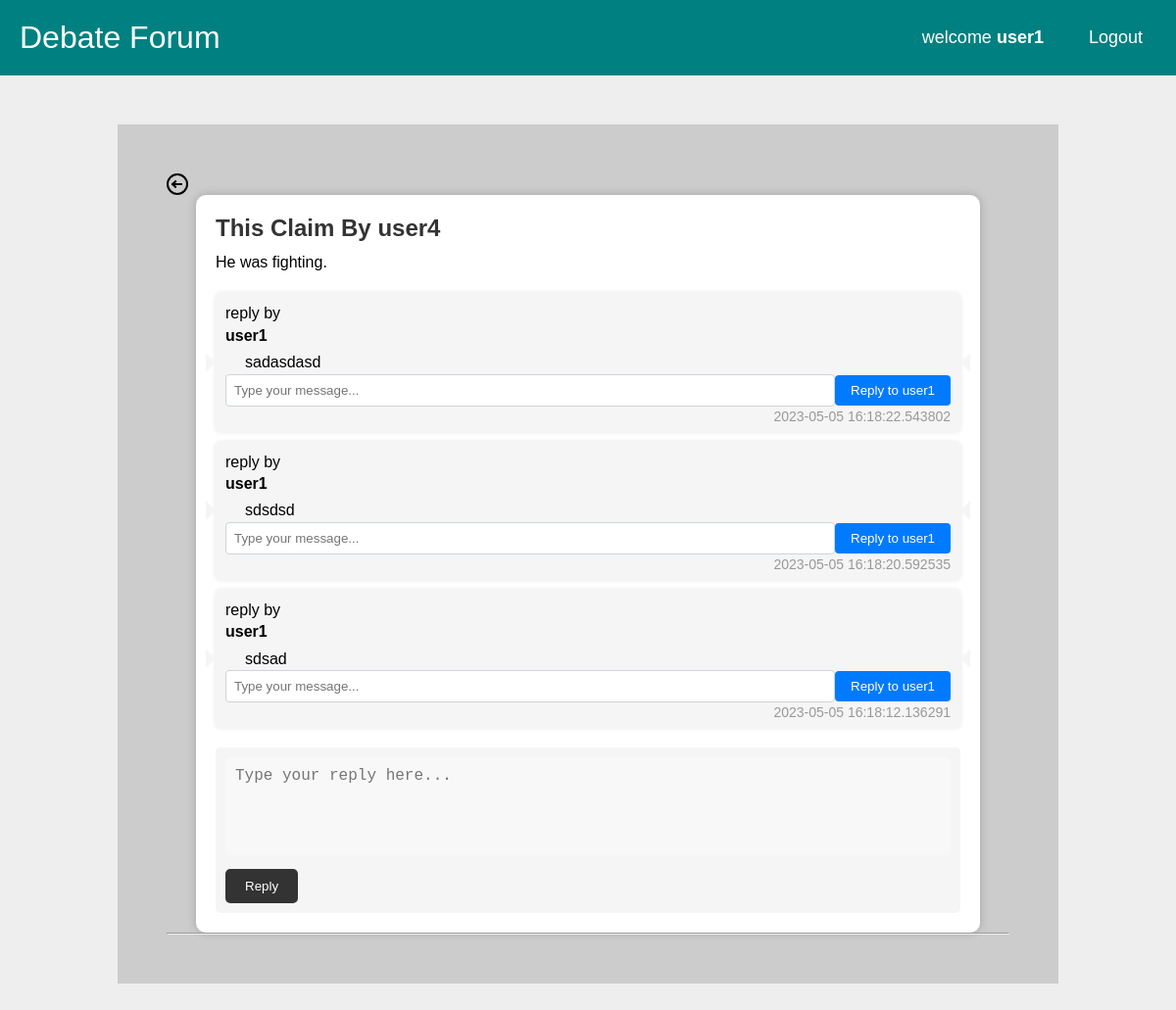
Page /claim_page/1 (signed in) on the committed database.
### tables this page shows
CREATE TABLE user (
    userID INTEGER NOT NULL PRIMARY KEY AUTOINCREMENT, -- Integer user ID / key
    userName TEXT NOT NULL,                            -- Login username
    passwordHash BLOB NOT NULL,                        -- Hashed password (bytes in python)
    isAdmin BOOLEAN NOT NULL,                          -- If user is admin or not. Ignore if not implementing admin
    creationTime TIMESTAMP NOT NULL DEFAULT CURRENT_TIMESTAMP,      -- Time user was created
    lastVisit TIMESTAMP NOT NULL DEFAULT CURRENT_TIMESTAMP -- User's last visit, for showing new content when they return
);

CREATE TABLE claim (
    claimID INTEGER NOT NULL PRIMARY KEY AUTOINCREMENT,   -- CLaim ID number
    topic INTEGER NOT NULL REFERENCES topic(topicID) ON DELETE CASCADE ON UPDATE CASCADE, -- FK of claim
    postingUser INTEGER REFERENCES user(userID) ON DELETE SET NULL ON UPDATE CASCADE, -- FK of poisting user
    creationTime TIMESTAMP NOT NULL DEFAULT CURRENT_TIMESTAMP,   -- Time topic was created
    updateTime TIMESTAMP NOT NULL DEFAULT CURRENT_TIMESTAMP,      -- Last time a reply was added
    text TEXT NOT NULL                                   -- Actual text
);

CREATE TABLE replyText (
    replyTextID INTEGER NOT NULL PRIMARY KEY AUTOINCREMENT,                           -- Reply ID
    postingUser INTEGER REFERENCES user(userID) ON DELETE SET NULL ON UPDATE CASCADE, -- FK of posting user
    creationTime TIMESTAMP NOT NULL DEFAULT CURRENT_TIMESTAMP,                                                   -- Posting time
    text TEXT NOT NULL                                                                -- Text of reply
);

### routes/claim_page.py (the view, shortened to what this page needs)
@app.route("/claim_page/<int:claimID>", methods = ['GET','POST'])
def claim_page(claimID):
    conn = get_db_connection()
    data = {}
    repliesList = []
    claim = conn.execute(f"SELECT * FROM claim WHERE claimID == '{claimID}'").fetchone()
    replies = conn.execute(f"""SELECT replyText.replyTextID AS reply_id, replyText.postingUser AS reply_posting_user, replyText.creationTime AS reply_creation_time, replyText.text AS reply_text
                FROM claim
                JOIN replyToClaim ON claim.claimID = replyToClaim.claim
                JOIN replyText ON replyToClaim.reply = replyText.replyTextID
                WHERE claim.claimID = {claim['claimID']} ORDER BY reply_creation_time DESC""").fetchall()
    for replay in replies:
        postingUser = conn.execute(f"SELECT * FROM user WHERE userID == '{replay['reply_posting_user']}'").fetchone()
        replies_to_replies = conn.execute(f"""SELECT * FROM replyText INNER JOIN replyToReply ON replyText.replyTextID = replyToReply.reply WHERE replyToReply.parent = {replay['reply_id']}""").fetchall()
        replies_to_replies_list = []
        repliesList.append(
             {
                "reply_id":replay["reply_id"],
                "postingUser":postingUser["userName"],
                "text":replay['reply_text'],
                "creationTime":replay['reply_creation_time'],
                "replies_to_replies":replies_to_replies_list
        }
        )
    postingUser = conn.execute(f"SELECT * FROM user WHERE userID == '{claim['postingUser']}'").fetchone()
    data["postingUser"] = postingUser["userName"]
    data["claim_header"] = claim["text"]
    data["creationTime"] = claim["creationTime"]
    data["repliesData"] = repliesList
    return render_template('claim_page.html', claim =data,claimID=claim["claimID"],is_authenticated=is_authenticated(),current_user=current_user())

### get_db_connection.py (called while the page is built)
def get_db_connection():
    conn = sqlite3.connect('database/database.db')
    conn.row_factory = sqlite3.Row
    return conn

### routes/auth_check.py (called while the page is built)
def is_authenticated():
    if request.cookies.get('username'):
        return True
    else:
        return False

def current_user():
    if is_authenticated():
        conn = get_db_connection()
        user = conn.execute('SELECT * FROM user WHERE userName = ?',(request.cookies.get('username'),)).fetchone()
        return user
    else:
        pass

### templates/claim_page.html (shortened to what this page needs)
{% extends "nav.html" %}
{% block content %}
<link rel="stylesheet" href="{{ url_for('static', filename='css/card.css')}}" />
<link rel="stylesheet" href="{{ url_for('static', filename='css/claim.css')}}" />
<a href="{{ url_for('home') }}" style="text-align: left;max-width:100px;">
  <i class="gg-arrow-left-o" aria-hidden="true"></i>
</a>
<div id="claim-list">
  <div class="post-card">
    <h3>This Claim By {{claim.postingUser}}</h3>
    <p>{{claim.claim_header}}</p>
    <ul id="replies-list" class="replies-list">
      {% for reply in claim.repliesData %}
      <li class="reply">
        reply by<div class="author">{{reply.postingUser}}</div>
        <div class="content">{{reply.text}}</div>
        <div class="date">{{reply.creationTime}}</div>
      <div class="input-group">
        <input id="replytoreplytext{{reply.reply_id}}" name="replytoreplytext" type="text" class="form-control"
          placeholder="Type your message...">
        {% if is_authenticated %}
        <input class="btn btn-primary" type="submit" value="Reply to {{reply.postingUser}}"
          onclick="onReplyToReplyClick(document.getElementById('replytoreplytext{{reply.reply_id}}').value,'{{reply.reply_id}}','{{claimID}}')">
          {% else %}
          <input type="submit" value="Login to Reply" style="color:red; background-color: wheat;">
          {% endif%}
      </div>
      </li>
      {% endfor %}
    </ul>
    <div class="reply-form">
      <textarea id="replyText{{claimID}}" name="reply" placeholder="Type your reply here..."></textarea>
      {% if is_authenticated %}
      <input type="submit" value="Reply" onclick="onReplyClick(document.getElementById('replyText{{claimID}}').value,'{{claimID}}')">
        {% else %}
        <input type="submit" value="Login to Reply" style="color:red; background-color: wheat;">
        {% endif%}
    </div>
  </div>
  <hr>
</div>
{% endblock %}

### templates/nav.html (shortened to what this page needs)
<!DOCTYPE html>
<html lang="en">
<head>
    <link rel="stylesheet" href="{{ url_for('static', filename='css/nav.css')}}" />
    <link rel="stylesheet" href="{{ url_for('static', filename='css/modal.css')}}" />
</head>
<body>
    <nav class="navbar">
        <div class="logo">Debate Forum</div>
        <ul class="nav-links">
            <div class="menu">
                {% if is_authenticated %}
                <li>welcome <strong>{{current_user.username}}</strong></li>
                <li><a href="{{ url_for('logout') }}">Logout</a></li>
                {% else %}
                <li><a id="loginBtn" >Login</a></li>
                <li><a id="registerBtn" >Register New User</a></li>
                {% endif %}
            </div>
        </ul>
    </nav>
    <section class="container">
        {% block content %}
        {% endblock %}
    </section>
</body>
</html>

### static/css/nav.css (style rules this page uses)
* { margin: 0; padding: 0; box-sizing: border-box; }
body { font-family: cursive; }
a { text-decoration: none; }
li { list-style: none; }
.navbar { display: flex; align-items: center; justify-content: space-between; padding: 20px; background-color: teal; color: #fff; }
.nav-links a { color: #fff; }
.logo { font-size: 32px; }
.menu { display: flex; gap: 1em; font-size: 18px; }
.menu li { padding: 5px 14px; }
.container { max-width: 960px; width: 100%; width: calc(100% - 1rem); margin: 50px auto; padding: 50px; background: #ccc; }
.gg-arrow-left-o { box-sizing: border-box; position: relative; display: block; width: 22px; height: 22px; border: 2px solid; transform: scale(var(--ggs,1)); border-radius: 22px; color: black; }
.gg-arrow-left-o::after, .gg-arrow-left-o::before { content: ""; display: block; box-sizing: border-box; position: absolute; left: 4px }
.gg-arrow-left-o::after { width: 6px; height: 6px; border-bottom: 2px solid; border-left: 2px solid; transform: rotate(45deg); bottom: 6px }
.gg-arrow-left-o::before { width: 10px; height: 2px; bottom: 8px; background: currentColor }

### static/css/card.css (style rules this page uses)
body { background: #e5ded8; box-sizing: border-box; }
textarea { width: 100%; height: 150px; padding: 12px 20px; box-sizing: border-box; border: 2px solid #ccc; border-radius: 4px; background-color: #f8f8f8; font-size: 16px; resize: none; }

### static/css/claim.css (style rules this page uses)
body { font-family: Arial, sans-serif; background-color: #eee; }
.post-card { background-color: white; padding: 20px; border-radius: 10px; box-shadow: 0px 0px 10px rgba(0, 0, 0, 0.2); margin-bottom: 20px; max-width: 800px; margin: auto; }
.post-card h3 { margin-top: 0; margin-bottom: 10px; color: #333; font-size: 24px; }
.post-card p { margin-top: 0; margin-bottom: 10px; line-height: 1.4; font-size: 16px; }
.post-card .reply-form { background-color: #f5f5f5; padding: 10px; border-radius: 5px; margin-top: 20px; }
.post-card .reply-form textarea { width: 100%; height: 100px; padding: 10px; border: none; border-radius: 5px; resize: none; margin-bottom: 10px; }
.post-card .reply-form input[type="submit"] { background-color: #333; color: white; border: none; padding: 10px 20px; border-radius: 5px; cursor: pointer; transition: all 0.3s ease; }
.replies-list { list-style: none; padding: 0; margin-top: 20px; }
.reply { background-color: #f5f5f5; padding: 10px; border-radius: 5px; margin-bottom: 10px; font-size: 16px; line-height: 1.4; box-shadow: 0px 0px 5px rgba(0, 0, 0, 0.1); position: relative; }
.reply:before { content: ''; position: absolute; top: 50%; left: -10px; margin-top: -10px; border-style: solid; border-width: 10px 0 10px 10px; border-color: transparent transparent transparent #f5f5f5; }
.reply:after { content: ''; position: absolute; top: 50%; right: -10px; margin-top: -10px; border-style: solid; border-width: 10px 10px 10px 0; border-color: transparent #f5f5f5 transparent transparent; }
.reply .author { font-weight: bold; margin-bottom: 5px; }
.reply .content { margin-left: 20px; }
.reply .date { position: absolute; bottom: 5px; right: 10px; font-size: 14px; color: #999; }
.input-group { display: flex; align-items: center; justify-content: space-between; margin-bottom: 1rem; }
.form-control { flex: 1; border-radius: 0.25rem; padding: 0.5rem; border: 1px solid #ced4da; }
.btn { border-radius: 0.25rem; padding: 0.5rem 1rem; border: none; }
.btn-primary { background-color: #007bff; color: #fff; }

### rows in the picture
user: username "user1", postingUser "user1" "user1" "user1", postingUser "Reply to user1" "Reply to user1" "Reply to user1"
user: postingUser "user4"
claim: claim_header "He was fighting."
replyText: text "sadasdasd", creationTime "2023-05-05 16:18:22.543802"
replyText: text "sdsdsd", creationTime "2023-05-05 16:18:20.592535"
replyText: text "sdsad", creationTime "2023-05-05 16:18:12.136291"
